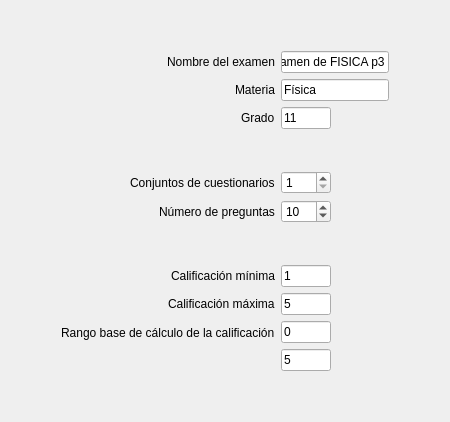
            <widget class="QWidget" name="pageNuevo">
             <layout class="QVBoxLayout" name="verticalLayout_7">
              <item>
               <spacer name="verticalSpacer_4">
                <property name="orientation">
                 <enum>Qt::Orientation::Vertical</enum>
                </property>
                <property name="sizeType">
                 <enum>QSizePolicy::Policy::Fixed</enum>
                </property>
                <property name="sizeHint" stdset="0">
                 <size>
                  <width>20</width>
                  <height>40</height>
                 </size>
                </property>
               </spacer>
              </item>
              <item>
               <layout class="QFormLayout" name="formLayout">
                <property name="labelAlignment">
                 <set>Qt::AlignmentFlag::AlignRight|Qt::AlignmentFlag::AlignTrailing|Qt::AlignmentFlag::AlignVCenter</set>
                </property>
                <property name="leftMargin">
                 <number>50</number>
                </property>
                <property name="rightMargin">
                 <number>50</number>
                </property>
                <item row="0" column="0">
                 <widget class="QLabel" name="label">
                  <property name="text">
                   <string>Nombre del examen</string>
                  </property>
                 </widget>
                </item>
                <item row="0" column="1">
                 <widget class="QLineEdit" name="editNombreExamen">
                  <property name="text">
                   <string>Examen de FISICA p3</string>
                  </property>
                 </widget>
                </item>
                <item row="1" column="0">
                 <widget class="QLabel" name="label_2">
                  <property name="text">
                   <string>Materia</string>
                  </property>
                 </widget>
                </item>
                <item row="1" column="1">
                 <widget class="QLineEdit" name="editMateria">
                  <property name="text">
                   <string>Física</string>
                  </property>
                 </widget>
                </item>
                <item row="2" column="0">
                 <widget class="QLabel" name="label_3">
                  <property name="text">
                   <string>Grado</string>
                  </property>
                 </widget>
                </item>
                <item row="2" column="1">
                 <widget class="QLineEdit" name="editGrado">
                  <property name="maximumSize">
                   <size>
                    <width>50</width>
                    <height>16777215</height>
                   </size>
                  </property>
                  <property name="text">
                   <string>11</string>
                  </property>
                 </widget>
                </item>
                <item row="3" column="0">
                 <spacer name="verticalSpacer">
                  <property name="orientation">
                   <enum>Qt::Orientation::Vertical</enum>
                  </property>
                  <property name="sizeType">
                   <enum>QSizePolicy::Policy::Fixed</enum>
                  </property>
                  <property name="sizeHint" stdset="0">
                   <size>
                    <width>20</width>
                    <height>30</height>
                   </size>
                  </property>
                 </spacer>
                </item>
                <item row="4" column="0">
                 <widget class="QLabel" name="label_4">
                  <property name="text">
                   <string>Conjuntos de cuestionarios</string>
                  </property>
                 </widget>
                </item>
                <item row="4" column="1">
                 <widget class="QSpinBox" name="spinConjuntosCuestionarios">
                  <property name="maximumSize">
                   <size>
                    <width>50</width>
                    <height>16777215</height>
                   </size>
                  </property>
                  <property name="minimum">
                   <number>1</number>
                  </property>
                  <property name="maximum">
                   <number>4</number>
                  </property>
                 </widget>
                </item>
                <item row="5" column="0">
                 <widget class="QLabel" name="label_5">
                  <property name="text">
                   <string>Número de preguntas</string>
                  </property>
                 </widget>
                </item>
                <item row="5" column="1">
                 <widget class="QSpinBox" name="spinNumeroPreguntas">
                  <property name="maximumSize">
                   <size>
                    <width>50</width>
                    <height>16777215</height>
                   </size>
                  </property>
                  <property name="minimum">
                   <number>1</number>
                  </property>
                  <property name="maximum">
                   <number>30</number>
                  </property>
                  <property name="value">
                   <number>10</number>
                  </property>
                 </widget>
                </item>
                <item row="6" column="0">
                 <spacer name="verticalSpacer_2">
                  <property name="orientation">
                   <enum>Qt::Orientation::Vertical</enum>
                  </property>
                  <property name="sizeType">
                   <enum>QSizePolicy::Policy::Fixed</enum>
                  </property>
                  <property name="sizeHint" stdset="0">
                   <size>
                    <width>20</width>
                    <height>30</height>
                   </size>
                  </property>
                 </spacer>
                </item>
                <item row="7" column="0">
                 <widget class="QLabel" name="label_6">
                  <property name="text">
                   <string>Calificación mínima</string>
                  </property>
                 </widget>
                </item>
                <item row="7" column="1">
                 <widget class="QLineEdit" name="editCalificacionMinima">
                  <property name="minimumSize">
                   <size>
                    <width>50</width>
                    <height>0</height>
                   </size>
                  </property>
                  <property name="maximumSize">
                   <size>
                    <width>50</width>
                    <height>16777215</height>
                   </size>
                  </property>
                  <property name="text">
                   <string>1</string>
                  </property>
                 </widget>
                </item>
                <item row="8" column="0">
                 <widget class="QLabel" name="label_7">
                  <property name="text">
                   <string>Calificación máxima</string>
                  </property>
                 </widget>
                </item>
                <item row="8" column="1">
                 <widget class="QLineEdit" name="editCalificacionMaxima">
                  <property name="maximumSize">
                   <size>
                    <width>50</width>
                    <height>16777215</height>
                   </size>
                  </property>
                  <property name="text">
                   <string>5</string>
                  </property>
                 </widget>
                </item>
                <item row="9" column="0">
                 <widget class="QLabel" name="label_8">
                  <property name="text">
                   <string>Rango base de cálculo de la calificación</string>
                  </property>
                 </widget>
                </item>
                <item row="9" column="1">
                 <layout class="QFormLayout" name="formLayout_2">
                  <item row="0" column="0">
                   <widget class="QLineEdit" name="editRangoMinimo">
                    <property name="maximumSize">
                     <size>
                      <width>50</width>
                      <height>16777215</height>
                     </size>
                    </property>
                    <property name="text">
                     <string>0</string>
                    </property>
                   </widget>
                  </item>
                  <item row="1" column="0">
                   <widget class="QLineEdit" name="editRangoMaximo">
                    <property name="maximumSize">
                     <size>
                      <width>50</width>
                      <height>16777215</height>
                     </size>
                    </property>
                    <property name="text">
                     <string>5</string>
                    </property>
                    <property name="readOnly">
                     <bool>true</bool>
                    </property>
                   </widget>
                  </item>
                 </layout>
                </item>
               </layout>
              </item>
              <item>
               <spacer name="verticalSpacer_3">
                <property name="orientation">
                 <enum>Qt::Orientation::Vertical</enum>
                </property>
                <property name="sizeHint" stdset="0">
                 <size>
                  <width>20</width>
                  <height>40</height>
                 </size>
                </property>
               </spacer>
              </item>
             </layout>
            </widget>
